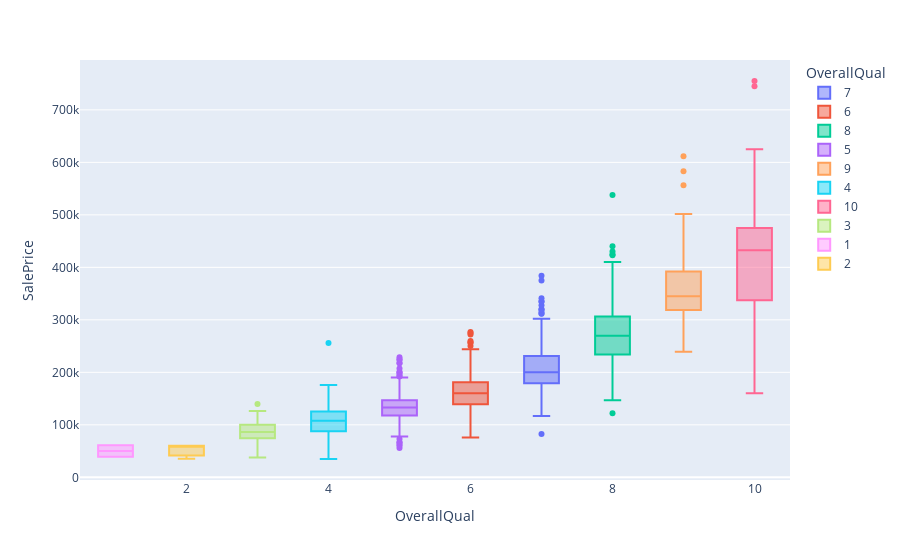

Here is the notebook cell this chart was saved with:
### Code cell
px.box(df_train, x="OverallQual", y="SalePrice", color="OverallQual")

### Figure 1 — Plotly figure (JSON) as saved in the notebook; plotly's stock layout.template omitted (floating-point values rounded to 4 significant figures; data arrays with more than 128 entries replaced by an {"elided": "..."} marker saying what was removed)
{"data": [{"alignmentgroup": "True", "hovertemplate": "OverallQual=%{x}<br>SalePrice=%{y}<extra></extra>", "legendgroup": "7", "marker": {"color": "#636efa"}, "name": "7", "notched": false, "offsetgroup": "7", "orientation": "v", "showlegend": true, "type": "box", "x": {"elided": "319 int values"}, "x0": " ", "xaxis": "x", "y": {"elided": "319 int values"}, "y0": " ", "yaxis": "y"}, {"alignmentgroup": "True", "hovertemplate": "OverallQual=%{x}<br>SalePrice=%{y}<extra></extra>", "legendgroup": "6", "marker": {"color": "#EF553B"}, "name": "6", "notched": false, "offsetgroup": "6", "orientation": "v", "showlegend": true, "type": "box", "x": {"elided": "374 int values"}, "x0": " ", "xaxis": "x", "y": {"elided": "374 int values"}, "y0": " ", "yaxis": "y"}, {"alignmentgroup": "True", "hovertemplate": "OverallQual=%{x}<br>SalePrice=%{y}<extra></extra>", "legendgroup": "8", "marker": {"color": "#00cc96"}, "name": "8", "notched": false, "offsetgroup": "8", "orientation": "v", "showlegend": true, "type": "box", "x": {"elided": "168 int values"}, "x0": " ", "xaxis": "x", "y": {"elided": "168 int values"}, "y0": " ", "yaxis": "y"}, {"alignmentgroup": "True", "hovertemplate": "OverallQual=%{x}<br>SalePrice=%{y}<extra></extra>", "legendgroup": "5", "marker": {"color": "#ab63fa"}, "name": "5", "notched": false, "offsetgroup": "5", "orientation": "v", "showlegend": true, "type": "box", "x": {"elided": "397 int values"}, "x0": " ", "xaxis": "x", "y": {"elided": "397 int values"}, "y0": " ", "yaxis": "y"}, {"alignmentgroup": "True", "hovertemplate": "OverallQual=%{x}<br>SalePrice=%{y}<extra></extra>", "legendgroup": "9", "marker": {"color": "#FFA15A"}, "name": "9", "notched": false, "offsetgroup": "9", "orientation": "v", "showlegend": true, "type": "box", "x": [9, 9, 9, 9, 9, 9, 9, 9, 9, 9, 9, 9, 9, 9, 9, 9, 9, 9, 9, 9, 9, 9, 9, 9, 9, 9, 9, 9, 9, 9, 9, 9, 9, 9, 9, 9, 9, 9, 9, 9, 9, 9, 9], "x0": " ", "xaxis": "x", "y": [345000, 277500, 319900, 385000, 412500, 501837, 415298, 360000, 342643, 377426, 266000, 437154, 318061, 394432, 380000, 326000, 374000, 446261, 315000, 325000, 313000, 314813, 370878, 285000, 320000, 264132, 485000, 582933, 350000, 328900, 611657, 320000, 239000, 395192, 315500, 556581, 335000, 367294, 378500, 325000, 333168, 315000, 377500], "y0": " ", "yaxis": "y"}, {"alignmentgroup": "True", "hovertemplate": "OverallQual=%{x}<br>SalePrice=%{y}<extra></extra>", "legendgroup": "4", "marker": {"color": "#19d3f3"}, "name": "4", "notched": false, "offsetgroup": "4", "orientation": "v", "showlegend": true, "type": "box", "x": [4, 4, 4, 4, 4, 4, 4, 4, 4, 4, 4, 4, 4, 4, 4, 4, 4, 4, 4, 4, 4, 4, 4, 4, 4, 4, 4, 4, 4, 4, 4, 4, 4, 4, 4, 4, 4, 4, 4, 4, 4, 4, 4, 4, 4, 4, 4, 4, 4, 4, 4, 4, 4, 4, 4, 4, 4, 4, 4, 4, 4, 4, 4, 4, 4, 4, 4, 4, 4, 4, 4, 4, 4, 4, 4, 4, 4, 4, 4, 4, 4, 4, 4, 4, 4, 4, 4, 4, 4, 4, 4, 4, 4, 4, 4, 4, 4, 4, 4, 4, 4, 4, 4, 4, 4, 4, 4, 4, 4, 4, 4, 4, 4, 4, 4, 4], "x0": " ", "xaxis": "x", "y": [90000, 68500, 40000, 82000, 113000, 80000, 129500, 91000, 135750, 136500, 123600, 109900, 94750, 128950, 100000, 100000, 115000, 103200, 140000, 141000, 107000, 97000, 141000, 88000, 82500, 82000, 134432, 100000, 150000, 109008, 81000, 118000, 256000, 89471, 86000, 34900, 106250, 86000, 111250, 108000, 108000, 133000, 118500, 75500, 84500, 108000, 137500, 137500, 87000, 55000, 102776, 129000, 124500, 135000, 120500, 103000, 98000, 96500, 102000, 107900, 109900, 93000, 128000, 129000, 132250, 118500, 106500, 110000, 75000, 135000, 79900, 150000, 135000, 85500, 110000, 121600, 88000, 176000, 84000, 97000, 80000, 84900, 83500, 128000, 112000, 115000, 135000, 80000, 108959, 168000, 148000, 116050, 107000, 113000, 145000, 80500, 101800, 161500, 68400, 119000, 111000, 82500, 55000, 100000, 52500, 123000, 108500, 104900, 105000, 125500, 125500, 90000, 122500, 64500, 120500, 112000], "y0": " ", "yaxis": "y"}, {"alignmentgroup": "True", "hovertemplate": "OverallQual=%{x}<br>SalePrice=%{y}<extra></extra>", "legendgroup": "10", "marker": {"color": "#FF6692"}, "name": "10", "notched": false, "offsetgroup": "10", "orientation": "v", "showlegend": true, "type": "box", "x": [10, 10, 10, 10, 10, 10, 10, 10, 10, 10, 10, 10, 10, 10, 10, 10, 10, 10], "x0": " ", "xaxis": "x", "y": [438780, 475000, 386250, 426000, 555000, 402861, 184750, 325000, 451950, 755000, 385000, 337500, 625000, 745000, 465000, 160000, 466500, 310000], "y0": " ", "yaxis": "y"}, {"alignmentgroup": "True", "hovertemplate": "OverallQual=%{x}<br>SalePrice=%{y}<extra></extra>", "legendgroup": "3", "marker": {"color": "#B6E880"}, "name": "3", "notched": false, "offsetgroup": "3", "orientation": "v", "showlegend": true, "type": "box", "x": [3, 3, 3, 3, 3, 3, 3, 3, 3, 3, 3, 3, 3, 3, 3, 3, 3, 3, 3, 3], "x0": " ", "xaxis": "x", "y": [107400, 85000, 76500, 126175, 87500, 120000, 67000, 52000, 93500, 37900, 91000, 82000, 139600, 81000, 92900, 95000, 72500, 79000, 58500, 105000], "y0": " ", "yaxis": "y"}, {"alignmentgroup": "True", "hovertemplate": "OverallQual=%{x}<br>SalePrice=%{y}<extra></extra>", "legendgroup": "1", "marker": {"color": "#FF97FF"}, "name": "1", "notched": false, "offsetgroup": "1", "orientation": "v", "showlegend": true, "type": "box", "x": [1, 1], "x0": " ", "xaxis": "x", "y": [61000, 39300], "y0": " ", "yaxis": "y"}, {"alignmentgroup": "True", "hovertemplate": "OverallQual=%{x}<br>SalePrice=%{y}<extra></extra>", "legendgroup": "2", "marker": {"color": "#FECB52"}, "name": "2", "notched": false, "offsetgroup": "2", "orientation": "v", "showlegend": true, "type": "box", "x": [2, 2, 2], "x0": " ", "xaxis": "x", "y": [60000, 35311, 60000], "y0": " ", "yaxis": "y"}], "layout": {"boxmode": "overlay", "legend": {"title": {"text": "OverallQual"}, "tracegroupgap": 0}, "margin": {"t": 60}, "xaxis": {"anchor": "y", "categoryarray": [7, 6, 8, 5, 9, 4, 10, 3, 1, 2], "categoryorder": "array", "domain": [0, 1], "title": {"text": "OverallQual"}}, "yaxis": {"anchor": "x", "domain": [0, 1], "title": {"text": "SalePrice"}}}}
